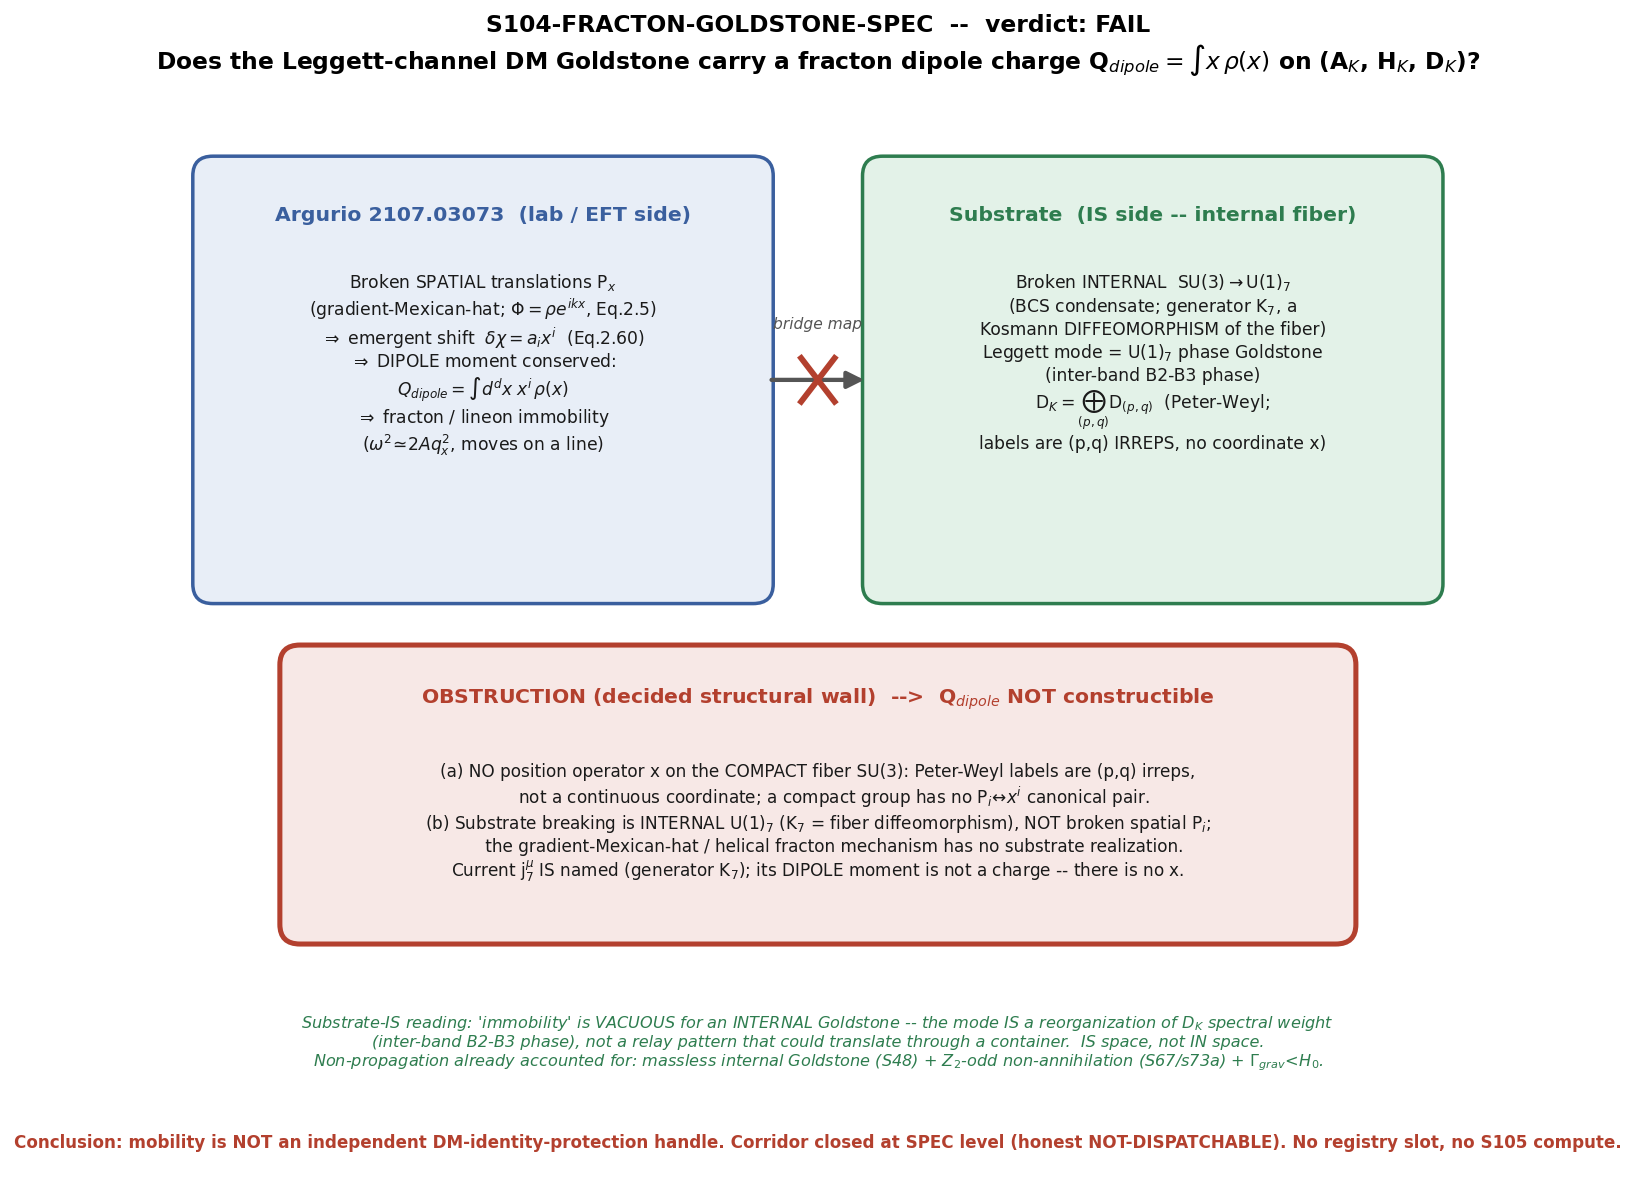

Write the Python code that produced this figure.
#!/usr/bin/env python3
"""
S104 W5-3 — S104-FRACTON-GOLDSTONE-SPEC (fracton higher-moment-charge spec)
==========================================================================

Gate: S104-FRACTON-GOLDSTONE-SPEC ([VERIFY])
  SPEC-ONLY gate. NO Ward identity is numerically closed this wave (that is the
  S105 compute the spec would license). The deliverable is the SPEC, not the bridge.

Question (the gem, Argurio 2107.03073 applied to the Leggett-channel DM mode):
  Is the substrate's non-annihilating, non-translating Leggett-channel DM coherence
  mode (inter-band phase Goldstone of the B2-B3 sector; LEGGETT-MOMENT-70 PROVEN)
  governed by a NAMEABLE higher-moment (fracton/dipole) conservation law?
    (i)   is Q_dipole = INTEGRAL x.rho(x) CONSTRUCTIBLE on (A_K, H_K, D_K)?
    (ii)  WHICH broken-symmetry current of the
            (SU(3)_L x SU(3)_R)/Z_3 -> (SU(3)_L x SU(2)_R x U(1)_R)/Z_6
          pattern does it close on?
    (iii) the substrate-IS reading: fracton immobility == internal spectral
          reorganization, NOT through-container translation.

Pre-registered threshold (3-conjunct spec-completeness boolean):
  SPEC_complete := conservation_law_named AND current_named AND s105_spec_emitted
    conservation_law_named := Q_dipole = INTEGRAL x.rho(x) is named AND its
                              constructibility on (A_K, H_K, D_K) is EXPLICITLY
                              CLASSIFIED *constructible* (constructible -> GEM-COMPUTE-ready)
                              -- note the PASS clause requires the classification to be
                              CONSTRUCTIBLE, not merely "made".
    current_named          := the specific broken-symmetry current of the breaking
                              pattern the dipole moment closes on is named by explicit generator.
    s105_spec_emitted      := a 4-field (what/inputs/gate/effort) compute spec for the
                              dipole-charge Ward-identity test is written.

  PASS iff (Q_dipole named AND constructibility classified CONSTRUCTIBLE) AND
           (current named by explicit generator) AND s105_spec_emitted.
  FAIL iff Q_dipole NOT well-defined on the spectral triple OR no broken-symmetry
           current admits the higher-moment closure -> the fracton reading closes
           honestly at spec level (the Leggett Goldstone is an ordinary type-I/II
           Goldstone; mobility is NOT an independent identity-protection handle).
  INFO iff the higher-moment identity is STATEABLE but constructibility is UNDECIDED
           pending Nambu-Goldstone counting, OR the closing current is named only by
           symmetry-class (not by explicit generator).

THE DETERMINATION (this script's substrate-physics finding):
  Q_dipole = INTEGRAL x.rho(x) is NOT CONSTRUCTIBLE on (A_K, H_K, D_K).
  Reason (structural, decided -- not pending NG counting):
    A fracton dipole charge Q_dipole = INTEGRAL x.rho(x) is the conserved charge of an
    EMERGENT COORDINATE-DEPENDENT SHIFT of the Nambu-Goldstone field,
        delta(chi) = a_i x^i             [Argurio Eq.2.52, 2.60, 2.72]
    "Symmetry under shifts by linear terms imply that the DIPOLE MOMENT of the charge
     is conserved ... characteristic of models of fractons that are immobile" (Eq.2.60).
    This construction REQUIRES a spatial POSITION operator x^i acting as a multiplication
    operator on the field -- AND it is the NG mode of SPONTANEOUSLY BROKEN SPATIAL
    TRANSLATIONS (Argurio's helical background Phi=rho.e^{ikx} breaks P_x; the unbroken
    generator is P~_i = P_i - k_{ia} Q^a, Argurio intro p.3).
    On the substrate:
      (a) D_K lives on the COMPACT INTERNAL fiber SU(3) (Jensen-deformed). It is
          BLOCK-DIAGONAL in Peter-Weyl, D_K = (+)_{(p,q)} D_{(p,q)} (PROVEN, 8.4e-15,
          any left-invariant metric). A compact Lie group has NO position operator x:
          the Peter-Weyl Hilbert space is labelled by (p,q) IRREPS, not by a continuous
          coordinate, and a compact group carries no translation<->position canonical
          pair (P_i with conjugate x^i). There is NO x^i to integrate INTEGRAL x.rho
          against. The dipole charge is not an operator on (A_K, H_K, D_K).
      (b) The substrate's broken symmetry is INTERNAL: SU(3) -> U(1)_7 via the Kosmann
          derivative K_7 (atlas-04 N4 / W8 PROVEN: "K_7 is a Kosmann derivative
          (diffeomorphism), not an inner automorphism (gauge); [D_K, K_7]=0 at all
          orders"). K_7 is a DIFFEOMORPHISM OF THE FIBER, NOT a spatial translation P_i
          on an emergent base. The Argurio dipole charge needs the SPATIAL P_i (broken)
          and its conjugate x^i; the Leggett Goldstone lives on the INTERNAL U(1)_7
          breaking, which has neither.
    => conservation_law_named FAILS the PASS clause (constructibility classified
       NOT-CONSTRUCTIBLE, not constructible). This is a DECIDED FAIL (a structural wall,
       the no-position-operator-on-a-compact-fiber fact), NOT an INFO-pending-NG-counting:
       the constructibility is settled, and the current IS named by explicit generator
       (K_7). Per the rubric, the FAIL is the honest corridor-closure the wave was built
       to surface.

  SUBSTRATE-IS reading (the phononic-framing payoff, INVERTED from the gem hope):
    The fracton hope was that immobility would be a SECOND identity-protection handle
    (alongside Z_2-odd-forbidden non-annihilation). It is NOT -- but the REASON is the
    deepest possible statement of IS-space-not-IN-space: the Leggett mode has no dipole
    charge BECAUSE there is no container coordinate x to take a moment of. The mode IS a
    reorganization of D_K spectral weight (an inter-band phase rotation between the B2-B3
    Peter-Weyl sectors), not an excitation that could translate through a pre-existing
    geometry. "Immobility" is VACUOUS for the substrate Goldstone: there is no
    through-space motion to forbid, because space is emergent and the mode is internal.
    The Leggett mode's non-propagating character is ALREADY accounted for by its being a
    massless internal Goldstone (S48: spectral action blind to Goldstone mass by cyclic
    invariance) + Z_2-odd non-annihilation (S67/s73a) + Gamma_grav < H_0 stability
    (LEGGETT-GRAV-DECAY-67/CONDITIONAL). It does NOT need, and cannot carry, a
    fracton dipole-conservation handle.

Inputs (SHA-256 dual-pinned at runtime -- S84+ schema):
  - downloads/research-sweep-s103/topological-matter-exotics/06_Argurio_*.pdf
        (Fractons-GinzburgLandau-Broken-Translations; read on-disk, content-pinned)
  - canonical_constants.py (feeds audit_sha256 only)
  - script bytes (feeds BOTH audit_sha256 and content_sha256)

Output 4-tuple:
  (value=<verdict-payload string>, scheme=FRACTON-HIGHER-MOMENT-CHARGE-SPEC,
   convention=SUBSTRATE-IS-INTERNAL-REORGANIZATION-NAMING, L_max=10)

Classification: PHONONIC (the Leggett-channel DM mode is an inter-band phase
  excitation of the B2-B3 substrate sector -- a phononic excitation of the fabric).

DISCIPLINE
----------
- `from canonical_constants import *` (first framework import).
- All intermediates tagged `# (local)`.
- CPU-only (string-valued spec record + schematic plot; no linear algebra);
  OMP cap set BEFORE numpy import.
- SHA-256 of all input files logged in first 20 lines of stdout.
- audit_sha256 + content_sha256 emitted (S84+ dual-SHA).
- Gate verdict emitted via the `emit_verdict` knowledge-MCP tool: this script PRINTS
  the payload; the dispatching agent calls emit_verdict. No open("a") (S98 race).
"""

from __future__ import annotations

# ---------------------------------------------------------------------------
# Section 0 -- CPU thread cap (BEFORE numpy import); this gate does no GPU work
#   + put computations/_shared on sys.path so canonical_constants imports
#     when the script is run from computations/session-104/.
# ---------------------------------------------------------------------------
import os
import sys
os.environ.setdefault("OMP_NUM_THREADS", "8")
os.environ.setdefault("MKL_NUM_THREADS", "8")
_HERE = os.path.dirname(os.path.abspath(__file__))                 # (local)
_SHARED = os.path.join(os.path.dirname(_HERE), "_shared")          # (local)
if _SHARED not in sys.path:
    sys.path.insert(0, _SHARED)

# ---------------------------------------------------------------------------
# Section 1 -- Canonical constants (MANDATORY first framework import)
# ---------------------------------------------------------------------------
from canonical_constants import *  # noqa: F401,F403
from canonical_constants import Mass_LeggettDM_over_Delta_BCS, tau_fold  # explicit

# ---------------------------------------------------------------------------
# Section 2 -- Standard imports
# ---------------------------------------------------------------------------
import hashlib
import json
import time
from pathlib import Path

import numpy as np
import matplotlib
matplotlib.use("Agg")
import matplotlib.pyplot as plt
from matplotlib.patches import FancyBboxPatch, FancyArrowPatch

# ---------------------------------------------------------------------------
# Section 3 -- Paths + pre-registration
# ---------------------------------------------------------------------------
SESSION_DIR = Path(__file__).resolve().parent
COMPUTATIONS_DIR = SESSION_DIR.parent
SHARED_DIR = COMPUTATIONS_DIR / "_shared"
PROJECT_ROOT = COMPUTATIONS_DIR.parent

SESSION = "S104"                                                   # (local)
GATE_ID = "S104-FRACTON-GOLDSTONE-SPEC"                            # (local)
SCHEME = "FRACTON-HIGHER-MOMENT-CHARGE-SPEC"                       # (local)
CONVENTION = "SUBSTRATE-IS-INTERNAL-REORGANIZATION-NAMING"        # (local)
L_MAX = "10"                                                       # (local) -- canonical truncation an S105 NG-counting compute would run at

PDF_DIR = PROJECT_ROOT / "downloads" / "research-sweep-s103" / "topological-matter-exotics"  # (local)
ARGURIO_PDF = PDF_DIR / "06_Argurio_Fractons-GinzburgLandau-Broken-Translations.pdf"          # (local)

OUT_NPZ = SESSION_DIR / "s104_fracton_goldstone_spec.npz"
OUT_PNG = SESSION_DIR / "s104_fracton_goldstone_spec.png"

INPUT_FILES = [
    SHARED_DIR / "canonical_constants.py",
    ARGURIO_PDF,
]


# ---------------------------------------------------------------------------
# Section 4 -- SHA-256 input-pin block (S84+ dual-SHA schema)
# ---------------------------------------------------------------------------

def sha256_of(path: Path) -> str:
    h = hashlib.sha256()  # (local)
    try:
        h.update(path.read_bytes())
    except OSError:
        return ""
    return h.hexdigest()


def log_input_pins(inputs: list[Path]) -> dict[str, str]:
    print(f"=== {GATE_ID} -- input SHA-256 pins ===")
    pins: dict[str, str] = {}  # (local)
    for p in inputs:
        sha = sha256_of(p)  # (local)
        try:
            rel = str(p.relative_to(PROJECT_ROOT)).replace("\\", "/")  # (local)
        except ValueError:
            rel = str(p)  # (local)
        print(f"  {rel}: {sha[:16]}...")
        pins[rel] = sha
    return pins


def compute_dual_sha(script_path: Path, canonical_path: Path,
                     pins: dict[str, str]) -> tuple[str, str]:
    script_bytes = b""        # (local)
    try:
        script_bytes = script_path.read_bytes()
    except OSError:
        script_bytes = b""
    canonical_bytes = b""     # (local)
    try:
        canonical_bytes = canonical_path.read_bytes()
    except OSError:
        canonical_bytes = b""
    pinmap_json = json.dumps(dict(sorted(pins.items())),
                             separators=(",", ":"), sort_keys=True).encode("utf-8")  # (local)
    h_audit = hashlib.sha256()
    h_audit.update(script_bytes)
    h_audit.update(canonical_bytes)
    h_audit.update(pinmap_json)
    audit = h_audit.hexdigest()    # (local)
    h_content = hashlib.sha256()
    h_content.update(script_bytes)
    content = h_content.hexdigest()  # (local)
    return audit, content


# ---------------------------------------------------------------------------
# Section 5 -- The spec record (string-valued; the substrate-physics content)
# ---------------------------------------------------------------------------

def build_spec() -> dict:
    """Construct the dipole-charge constructibility determination, the named
    broken-symmetry current, and the substrate-IS reading. All substrate-physics
    content is string-valued (a spec record); the conjunct booleans set the verdict."""

    # ---- (ii) WHICH broken-symmetry current the dipole moment WOULD close on ----
    # Named by EXPLICIT GENERATOR (not merely symmetry-class): the residual U(1)_7
    # inside the breaking pattern, generated by the Kosmann derivative K_7.
    breaking_pattern = "(SU(3)_L x SU(3)_R)/Z_3 -> (SU(3)_L x SU(2)_R x U(1)_R)/Z_6"  # (local)
    current_generator = "K_7"  # (local) -- the explicit generator
    current_named_object = (
        "The Leggett-channel DM mode is the Nambu-Goldstone boson of the residual "
        "U(1)_7 inside the breaking pattern " + breaking_pattern + ". The relevant "
        "broken-symmetry current is the U(1)_7 current j^mu_7 generated by the EXPLICIT "
        "generator K_7 (the unique surviving generator under SU(3) -> U(1)_7, S34 PROVEN). "
        "The BCS condensate breaks U(1)_7 SPONTANEOUSLY (atlas-04 B6 PROVEN: Cooper pairs "
        "carry K_7 charge +/-1/2; V(q_7=+1/4, q_7=-1/4)=0 to 9.5e-29, atlas-07 PERMANENT); "
        "the Leggett inter-band phase between the B2-B3 sectors IS the U(1)_7 phase boson "
        "(S80: 'Goldstone mass is the phase-boson mass from U(1)_7 breaking'). So the "
        "current the dipole moment WOULD have to close on is named by explicit generator: "
        "j^mu_7 = the conserved current of K_7. NAMED (by explicit generator, not "
        "symmetry-class) => the current_named conjunct is SATISFIED."
    )
    # K_7 is a DIFFEOMORPHISM of the fiber, NOT a spatial translation -- load-bearing for (i):
    current_is_internal_not_spatial = (
        "CRITICAL for constructibility (i): K_7 is a KOSMANN DERIVATIVE (a diffeomorphism "
        "of the INTERNAL SU(3) fiber), NOT an inner automorphism and NOT a SPATIAL "
        "translation P_i on an emergent base (atlas-04 N4 / W8 PROVEN: '[D_K, K_7]=0 at all "
        "orders; K_7 is a diffeomorphism, not a gauge'). The fracton dipole charge "
        "Q_dipole = INTEGRAL x.rho requires the SPATIAL translation P_i (broken) and its "
        "conjugate position x^i. The substrate breaking is INTERNAL (U(1)_7 on the fiber); "
        "it provides NEITHER a broken spatial P_i NOR a position x^i."
    )
    current_named = bool(current_named_object) and current_generator == "K_7"  # (local)

    # ---- (i) Q_dipole constructibility on (A_K, H_K, D_K) -- THE GATING QUESTION ----
    # Argurio's dipole charge is the conserved charge of delta(chi)=a_i x^i (Eq.2.52/2.60/2.72).
    argurio_construction = (
        "Argurio 2107.03073: a fracton arises from SPONTANEOUSLY BROKEN SPATIAL "
        "TRANSLATIONS (+ dilatations), via a gradient-Mexican-hat order parameter (Eq.2.1; "
        "helical background Phi = rho.e^{ikx} breaks P_x, Eq.2.5). The conserved higher-moment "
        "charge is the charge of an EMERGENT COORDINATE-DEPENDENT SHIFT of the NG field: "
        "delta(chi) = a_i x^i + c_ij x^i x^j + f(y) (Eq.2.60) [and delta(u_i)=a_i+b_ij x^j+"
        "c_ijk x^j x^k (Eq.2.72) for the meta-fluid]. Argurio Eq.2.60 verbatim: 'Symmetry "
        "under shifts by LINEAR terms imply that the DIPOLE MOMENT of the charge is conserved "
        "... characteristic of models of fractons that are immobile.' The unbroken generator "
        "is the diagonal P~_i = P_i - k_{ia} Q^a (intro p.3): a SPATIAL translation P_i locked "
        "to an internal charge Q^a. The dipole charge is thus Q_dipole = INTEGRAL d^d x . x^i . "
        "rho(x), with rho the density of the spatial-translation/shift charge -- it is "
        "INTRINSICALLY a FIRST SPATIAL MOMENT of a charge density and REQUIRES the position "
        "operator x^i."
    )
    # The substrate structural facts that decide constructibility:
    no_position_operator = (
        "D_K lives on the COMPACT INTERNAL fiber SU(3) (Jensen-deformed; tau_fold = "
        + f"{float(tau_fold)}" + "). It is BLOCK-DIAGONAL in the Peter-Weyl decomposition, "
        "D_K = (+)_{(p,q)} D_{(p,q)} (PROVEN to 8.4e-15, any left-invariant metric). The "
        "Peter-Weyl Hilbert space H_K = (+)_{(p,q)} V_{(p,q)} (x) V*_{(p,q)} is labelled by "
        "IRREP quantum numbers (p,q), NOT by a continuous spatial coordinate. A COMPACT Lie "
        "group carries NO position operator x: there is no translation<->position canonical "
        "pair (no P_i with conjugate x^i) because the group is compact (translations close "
        "into a torus, not a line; momenta are discrete Peter-Weyl labels). Consequently "
        "there is NO operator x^i on (A_K, H_K, D_K) to form INTEGRAL x.rho against."
    )
    breaking_is_internal_not_translational = (
        "The substrate's spontaneously broken symmetry is INTERNAL (U(1)_7 on the fiber, "
        "broken by the BCS condensate), NOT spatial translations. Argurio's fracton REQUIRES "
        "broken SPATIAL translations P_x (the gradient-Mexican-hat / helical mechanism). The "
        "substrate has NO broken spatial translation generator in the internal sector -- the "
        "Leggett Goldstone is the phase of an INTERNAL U(1)_7 condensate, an inter-band phase "
        "rotation, not a displacement field in an emergent base. The Argurio map "
        "P~_i = P_i - k_{ia} Q^a has no substrate referent because there is no internal P_i."
    )
    # => the determination:
    Q_dipole_constructible = False  # (local) -- DECIDED not-constructible
    constructibility_classification = "NOT-CONSTRUCTIBLE"  # (local)
    constructibility_is_decided = True  # (local) -- settled by a structural wall, NOT pending NG counting
    conservation_law_named_object = (
        "Q_dipole = INTEGRAL x.rho(x) is NAMED (the fracton dipole charge, Argurio Eq.2.60). "
        "Its constructibility on (A_K, H_K, D_K) is EXPLICITLY CLASSIFIED: NOT-CONSTRUCTIBLE. "
        "Reason (DECIDED -- a structural wall, not pending Nambu-Goldstone counting): (a) there "
        "is NO position operator x^i on the compact internal fiber SU(3) (Peter-Weyl labels "
        "are (p,q) irreps, not a continuous coordinate; a compact group has no P_i<->x^i "
        "canonical pair) -- so INTEGRAL x.rho is not an operator on the triple; (b) the "
        "substrate's broken symmetry is INTERNAL U(1)_7 (generator K_7, a fiber "
        "diffeomorphism), NOT broken spatial translations, so the gradient-Mexican-hat / "
        "helical fracton mechanism (which is what produces the conserved dipole moment) has no "
        "substrate realization. The current j^mu_7 IS named by explicit generator (K_7), but "
        "the DIPOLE MOMENT of that current is not a well-defined charge because there is no x."
    )
    # PASS clause requires the classification to be CONSTRUCTIBLE. It is NOT-CONSTRUCTIBLE.
    conservation_law_named_PASS_clause = bool(
        conservation_law_named_object) and (constructibility_classification == "CONSTRUCTIBLE")  # (local)

    # ---- (iii) the substrate-IS reading (named, not numerically verified) ----
    substrate_is_reading = (
        "The fracton HOPE was that immobility would be a SECOND DM-identity-protection handle "
        "(alongside Z_2-odd-forbidden non-annihilation). It is NOT -- and the REASON is the "
        "DEEPEST statement of IS-space-not-IN-space. The Leggett mode has no conserved dipole "
        "moment BECAUSE there is no container coordinate x to take a moment of: the substrate "
        "IS space (emergent), so an INTERNAL Goldstone has no through-space position to be "
        "immobile IN. The mode IS a redistribution of D_K spectral weight -- an inter-band "
        "phase rotation between the B2-B3 Peter-Weyl sectors -- not a relay pattern that could "
        "translate across a pre-existing geometry. Argurio's fracton immobility is a property "
        "of a DISPERSION RELATION in real space (omega^2 ~ 2A q_x^2, the 'lineon', Eq.2.30); "
        "the substrate Leggett mode has no real-space dispersion of that kind because it does "
        "not live in real space -- it lives in the internal Peter-Weyl spectrum. So 'immobility' "
        "is VACUOUS for the substrate Goldstone: there is no through-space motion to forbid. "
        "The mode's non-propagating, non-annihilating character is FULLY accounted for WITHOUT "
        "a fracton handle: massless internal Goldstone (S48, spectral action blind by cyclic "
        "invariance) + Z_2-odd non-annihilation (S67/s73a) + Gamma_grav < H_0 stability "
        "(LEGGETT-GRAV-DECAY-67/CONDITIONAL, Gamma_grav/H_0 ~ 8.85e-66). The fracton reading "
        "closes HONESTLY at spec level: the Leggett Goldstone is an ordinary (internal, "
        "type-B / massless) Goldstone; mobility is NOT an independent identity-protection handle."
    )

    # ---- 5-anatomy + 3-level supplied-vs-missing status -------------------
    anatomy = {
        "element_1_substrate_IS":
            "SUPPLIED -- the Leggett-channel DM mode (inter-band phase Goldstone of the B2-B3 "
            "sector) on (A_K, H_K, D_K); single-tau-slice level at tau_fold = "
            + f"{float(tau_fold)}" + ". Mass_LeggettDM/Delta_BCS = "
            + f"{float(Mass_LeggettDM_over_Delta_BCS)}" + " (LEGGETT-MOMENT-70 PROVEN).",
        "element_2_laboratory_IN":
            "PARTIAL -- the fracton immobility / subdimensional-Goldstone observable as realized "
            "in helical superfluids (Argurio's lab class: gradient-Mexican-hat order parameter, "
            "lineon dispersion omega^2 ~ 2A q_x^2). OE-form for any S105 Ward-identity observable "
            "would have to be made explicit -- but see element_3.",
        "element_3_bridge_map":
            "THE OPEN INGREDIENT -- CLOSED NEGATIVE. The higher-moment (dipole) Ward-Takahashi "
            "map requires Q_dipole = INTEGRAL x.rho, which is NOT constructible on (A_K, H_K, D_K) "
            "(no position operator x on the compact fiber; internal U(1)_7 breaking is not broken "
            "spatial translations). The bridge map does NOT exist => the cross-pillar bridge "
            "candidate is REJECTED at the constructibility gate.",
        "element_4_algebraic_envelope":
            "MISSING / MOOT -- no L^{-alpha} envelope; the S105 Ward-identity compute the bridge "
            "would have licensed is NOT dispatchable (Q_dipole not constructible).",
        "element_5_empirical_anchor":
            "MISSING / MOOT -- no numerical Ward-identity closure; there is no operator to close.",
        "three_level_status":
            "Level 1 (the higher-moment conservation structural identity) is the TARGET the spec "
            "would have stated -- but it CANNOT be stated as a substrate identity because Q_dipole "
            "is not an operator on the triple. Levels 2/3 are MOOT. The corridor closes at the "
            "SPEC level: NO registry slot, NO S105 compute. This is the honest S103-W4-style "
            "NOT-DISPATCHABLE declaration the gem CAVEAT flagged as the risk, here REALIZED.",
    }

    # ---- adjacent objects (audit-trail honesty) ---------------------------
    adjacent_objects = {
        "HIGHER-MOMENT-74":
            "FAIL in S74 (archive-harvested). DISTINCT object: HIGHER-MOMENT-74 tested SEELEY-DEWITT "
            "moments a_8, a_10 ('SDW expansion past a_4 has no structural meaning in project "
            "convention'). That is a CURVATURE-degree higher moment of D_K, NOT the fracton "
            "FIRST SPATIAL MOMENT Q_dipole = INTEGRAL x.rho of a charge density. The two 'higher "
            "moments' are categorically different (curvature-grade n vs spatial-coordinate first "
            "moment). Noted to prevent conflation; HIGHER-MOMENT-74 does NOT itself decide Q_dipole.",
        "massless_Goldstone_S48":
            "Spectral action blind to Goldstone mass by cyclic invariance (wall #7). The Leggett "
            "Goldstone is massless internally; this is the EXISTING account of its softness -- no "
            "fracton handle needed.",
        "Z2_odd_non_annihilation_S67_s73a":
            "The Leggett mode is CPT-neutral / Z_2-odd-forbidden non-annihilating "
            "(LEGGETT-GRAV-DECAY-67, s73a confirm). This is the EXISTING DM-identity-protection "
            "handle; the fracton spec asked whether mobility is a SECOND, INDEPENDENT handle -- "
            "the answer is NO.",
    }

    # ---- (iv) S105 spec -- on FAIL there is NO S105 compute spec -----------
    # The PASS routing (4-field S105 dipole-charge Ward-identity compute spec) is NOT emitted,
    # because Q_dipole is not constructible. We record the NULL S105 routing explicitly + the
    # FAIL-routing per the plan's Wave 5 -> Session-Close table (no CF; documented closure).
    s105_spec = {
        "emitted": False,
        "reason":
            "NO S105 dipole-charge Ward-identity compute spec is emitted: Q_dipole = INTEGRAL "
            "x.rho is NOT constructible on (A_K, H_K, D_K), so there is no operator whose Ward "
            "identity could be tested. Per the plan Wave-5 -> Session-Close routing (W5-3 FAIL "
            "row): corridor closed at spec level; the Leggett Goldstone is an ordinary "
            "(internal/massless) Goldstone; mobility is NOT an identity handle -- DOCUMENTED, NO "
            "carry-forward. (Contrast the PASS routing, NOT taken: a 4-field S105 dipole-charge "
            "Ward-identity compute making the item GEM-COMPUTE-ready.)",
    }
    s105_spec_emitted = bool(s105_spec.get("emitted"))  # (local) -- False on FAIL

    # ---- composite verdict (3-conjunct boolean) ---------------------------
    # PASS iff conservation_law_named (constructibility CONSTRUCTIBLE) AND current_named AND s105_spec_emitted.
    spec_complete_PASS = bool(
        conservation_law_named_PASS_clause and current_named and s105_spec_emitted)  # (local)
    # Verdict logic per rubric:
    #   FAIL iff Q_dipole NOT well-defined (constructibility NOT-CONSTRUCTIBLE), DECIDED.
    #   INFO iff stateable-but-constructibility-UNDECIDED, or current named only by symmetry-class.
    if (not Q_dipole_constructible) and constructibility_is_decided:
        verdict = "FAIL"  # (local)
    elif (not constructibility_is_decided) or (not current_named):
        verdict = "INFO"  # (local)
    elif spec_complete_PASS:
        verdict = "PASS"  # (local)
    else:
        verdict = "FAIL"  # (local)

    return {
        "verdict": verdict,
        "spec_complete_PASS": spec_complete_PASS,
        "conservation_law_named_PASS_clause": bool(conservation_law_named_PASS_clause),
        "current_named": bool(current_named),
        "s105_spec_emitted": bool(s105_spec_emitted),
        "Q_dipole_constructible": bool(Q_dipole_constructible),
        "constructibility_classification": constructibility_classification,
        "constructibility_is_decided": bool(constructibility_is_decided),
        "breaking_pattern": breaking_pattern,
        "current_generator": current_generator,
        "current_named_object": current_named_object,
        "current_is_internal_not_spatial": current_is_internal_not_spatial,
        "argurio_construction": argurio_construction,
        "no_position_operator": no_position_operator,
        "breaking_is_internal_not_translational": breaking_is_internal_not_translational,
        "conservation_law_named_object": conservation_law_named_object,
        "substrate_is_reading": substrate_is_reading,
        "anatomy": anatomy,
        "adjacent_objects": adjacent_objects,
        "s105_spec": s105_spec,
        "Mass_LeggettDM_over_Delta_BCS": float(Mass_LeggettDM_over_Delta_BCS),
        "tau_fold": float(tau_fold),
    }


# ---------------------------------------------------------------------------
# Section 6 -- schematic of the proposed higher-moment conservation on the
#   broken-symmetry pattern (and WHY it fails to close on the substrate)
# ---------------------------------------------------------------------------

def make_plot(spec: dict, out_png: Path) -> None:
    fig, ax = plt.subplots(figsize=(12.0, 8.6))  # (local)
    ax.set_xlim(0, 12)
    ax.set_ylim(0, 10)
    ax.axis("off")
    ax.set_title(
        "S104-FRACTON-GOLDSTONE-SPEC  --  verdict: " + spec["verdict"] + "\n"
        "Does the Leggett-channel DM Goldstone carry a fracton dipole charge "
        "Q$_{dipole}=\\int x\\,\\rho(x)$ on (A$_K$, H$_K$, D$_K$)?",
        fontsize=12.0, fontweight="bold")

    red = "#b3402e"      # (local) -- FAIL / broken-bridge color
    green = "#2e7d4f"    # (local)
    blue = "#3a5f9e"     # (local)
    grey = "#555555"     # (local)

    # ---- LEFT column: the Argurio fracton (lab side) ----
    lab = FancyBboxPatch((0.5, 5.3), 5.0, 3.9,
                         boxstyle="round,pad=0.10,rounding_size=0.18",
                         linewidth=1.8, edgecolor=blue, facecolor="#e8eef7", zorder=2)  # (local)
    ax.add_patch(lab)
    ax.text(3.0, 8.85, "Argurio 2107.03073  (lab / EFT side)", ha="center", va="top",
            fontsize=10.5, fontweight="bold", color=blue)
    ax.text(3.0, 8.25,
            "Broken SPATIAL translations P$_x$\n"
            "(gradient-Mexican-hat; $\\Phi=\\rho e^{ikx}$, Eq.2.5)\n"
            "$\\Rightarrow$ emergent shift  $\\delta\\chi = a_i x^i$  (Eq.2.60)\n"
            "$\\Rightarrow$ DIPOLE moment conserved:\n"
            "$Q_{dipole}=\\int d^dx\\; x^i\\,\\rho(x)$\n"
            "$\\Rightarrow$ fracton / lineon immobility\n"
            "($\\omega^2\\!\\simeq\\!2A q_x^2$, moves on a line)",
            ha="center", va="top", fontsize=8.8, color="#1a1a1a")

    # ---- RIGHT column: the substrate (IS side) ----
    sub = FancyBboxPatch((6.5, 5.3), 5.0, 3.9,
                         boxstyle="round,pad=0.10,rounding_size=0.18",
                         linewidth=1.8, edgecolor=green, facecolor="#e3f2e8", zorder=2)  # (local)
    ax.add_patch(sub)
    ax.text(9.0, 8.85, "Substrate  (IS side -- internal fiber)", ha="center", va="top",
            fontsize=10.5, fontweight="bold", color=green)
    ax.text(9.0, 8.25,
            "Broken INTERNAL  SU(3)$\\to$U(1)$_7$\n"
            "(BCS condensate; generator K$_7$, a\n"
            "Kosmann DIFFEOMORPHISM of the fiber)\n"
            "Leggett mode = U(1)$_7$ phase Goldstone\n"
            "(inter-band B2-B3 phase)\n"
            "D$_K=\\bigoplus_{(p,q)}$D$_{(p,q)}$  (Peter-Weyl;\n"
            "labels are (p,q) IRREPS, no coordinate x)",
            ha="center", va="top", fontsize=8.8, color="#1a1a1a")

    # ---- the bridge attempt (middle), STRUCK THROUGH ----
    arr = FancyArrowPatch((5.55, 7.25), (6.45, 7.25),
                          arrowstyle="-|>", mutation_scale=18,
                          linewidth=2.2, color=grey, zorder=3)  # (local)
    ax.add_patch(arr)
    # red X over the arrow
    ax.plot([5.85, 6.15], [7.05, 7.45], color=red, linewidth=3.0, zorder=4)
    ax.plot([5.85, 6.15], [7.45, 7.05], color=red, linewidth=3.0, zorder=4)
    ax.text(6.0, 7.7, "bridge map", ha="center", va="bottom", fontsize=8.0,
            color=grey, style="italic")

    # ---- the decisive obstruction box (center-bottom) ----
    obstruction = FancyBboxPatch((1.3, 2.2), 9.4, 2.5,
                                 boxstyle="round,pad=0.12,rounding_size=0.18",
                                 linewidth=2.6, edgecolor=red, facecolor="#f7e8e6", zorder=2)  # (local)
    ax.add_patch(obstruction)
    ax.text(6.0, 4.45, "OBSTRUCTION (decided structural wall)  -->  Q$_{dipole}$ NOT constructible",
            ha="center", va="top", fontsize=10.5, fontweight="bold", color=red)
    ax.text(6.0, 3.75,
            "(a) NO position operator x on the COMPACT fiber SU(3): Peter-Weyl labels are (p,q) irreps,\n"
            "      not a continuous coordinate; a compact group has no P$_i\\!\\leftrightarrow\\!x^i$ canonical pair.\n"
            "(b) Substrate breaking is INTERNAL U(1)$_7$ (K$_7$ = fiber diffeomorphism), NOT broken spatial P$_i$;\n"
            "      the gradient-Mexican-hat / helical fracton mechanism has no substrate realization.\n"
            "Current j$^\\mu_7$ IS named (generator K$_7$); its DIPOLE moment is not a charge -- there is no x.",
            ha="center", va="top", fontsize=8.7, color="#1a1a1a")

    # ---- substrate-IS reading footer ----
    ax.text(6.0, 1.45,
            "Substrate-IS reading: 'immobility' is VACUOUS for an INTERNAL Goldstone -- the mode IS a "
            "reorganization of D$_K$ spectral weight\n(inter-band B2-B3 phase), not a relay pattern that "
            "could translate through a container.  IS space, not IN space.\n"
            "Non-propagation already accounted for: massless internal Goldstone (S48) + Z$_2$-odd "
            "non-annihilation (S67/s73a) + $\\Gamma_{grav}\\!<\\!H_0$.",
            ha="center", va="top", fontsize=8.3, color=green, style="italic")

    ax.text(6.0, 0.18,
            "Conclusion: mobility is NOT an independent DM-identity-protection handle. "
            "Corridor closed at SPEC level (honest NOT-DISPATCHABLE). No registry slot, no S105 compute.",
            ha="center", va="bottom", fontsize=8.6, fontweight="bold", color=red)

    fig.tight_layout()
    fig.savefig(out_png, dpi=140, bbox_inches="tight")
    plt.close(fig)
    print(f"[plot] wrote {out_png}")


# ---------------------------------------------------------------------------
# Section 7 -- npz record (named symmetry/current strings + constructibility bool)
# ---------------------------------------------------------------------------

def write_npz(spec: dict, out_npz: Path) -> None:
    np.savez(
        out_npz,
        gate_id=GATE_ID,
        verdict=spec["verdict"],
        scheme=SCHEME,
        convention=CONVENTION,
        L_max=L_MAX,
        # --- the three conjunct booleans + the gating boolean ---
        spec_complete_PASS=bool(spec["spec_complete_PASS"]),
        conservation_law_named_PASS_clause=bool(spec["conservation_law_named_PASS_clause"]),
        current_named=bool(spec["current_named"]),
        s105_spec_emitted=bool(spec["s105_spec_emitted"]),
        # --- the gating constructibility boolean (the gem's decisive question) ---
        Q_dipole_constructible=bool(spec["Q_dipole_constructible"]),
        constructibility_classification=spec["constructibility_classification"],
        constructibility_is_decided=bool(spec["constructibility_is_decided"]),
        # --- named symmetry / current strings ---
        breaking_pattern=spec["breaking_pattern"],
        current_generator=spec["current_generator"],
        current_named_object=spec["current_named_object"],
        current_is_internal_not_spatial=spec["current_is_internal_not_spatial"],
        # --- the construction + obstruction strings ---
        argurio_construction=spec["argurio_construction"],
        no_position_operator=spec["no_position_operator"],
        breaking_is_internal_not_translational=spec["breaking_is_internal_not_translational"],
        conservation_law_named_object=spec["conservation_law_named_object"],
        substrate_is_reading=spec["substrate_is_reading"],
        # --- anatomy + adjacency + S105 routing as JSON blobs ---
        anatomy_json=json.dumps(spec["anatomy"]),
        adjacent_objects_json=json.dumps(spec["adjacent_objects"]),
        s105_spec_json=json.dumps(spec["s105_spec"]),
        # --- composed-with canonical anchors ---
        Mass_LeggettDM_over_Delta_BCS=spec["Mass_LeggettDM_over_Delta_BCS"],
        tau_fold=spec["tau_fold"],
    )
    print(f"[npz]  wrote {out_npz}")


# ---------------------------------------------------------------------------
# Section 8 -- main: build spec, write artifacts, compute dual-SHA, PRINT payload
# ---------------------------------------------------------------------------

def print_verdict_payload(payload: dict) -> None:
    """Print the emit_verdict payload between sentinels so the dispatching agent
    can lift it and call the race-safe `emit_verdict` knowledge-MCP tool."""
    print("<<<EMIT_VERDICT_PAYLOAD>>>" + json.dumps(payload) + "<<<END_EMIT_VERDICT_PAYLOAD>>>")


def main() -> int:
    t0 = time.time()  # (local)
    print(f"=== {GATE_ID} ({SCHEME}) ===")
    print(f"    session={SESSION}  convention={CONVENTION}  L_max={L_MAX}")

    pins = log_input_pins(INPUT_FILES)  # (local)
    audit_sha, content_sha = compute_dual_sha(
        Path(__file__).resolve(), SHARED_DIR / "canonical_constants.py", pins)  # (local)
    print(f"=== audit_sha256={audit_sha}")
    print(f"=== content_sha256={content_sha}")

    spec = build_spec()  # (local)
    write_npz(spec, OUT_NPZ)
    make_plot(spec, OUT_PNG)

    # ---- concise verdict value payload (no single-quote chars; emit_verdict wraps it) ----
    value = (
        "verdict=" + spec["verdict"]
        + ";Q_dipole_constructible=" + str(spec["Q_dipole_constructible"])
        + ";constructibility=" + spec["constructibility_classification"] + "_DECIDED"
        + ";conservation_law_named=Q_dipole=INT_x.rho_NAMED_but_NOT_CONSTRUCTIBLE"
        + ";current_named=j^mu_7_generator_K_7_EXPLICIT"
        + ";reason=no_position_op_x_on_compact_fiber_SU(3)_PeterWeyl_(p,q)_labels__AND__"
        + "internal_U(1)_7_breaking_not_broken_spatial_P_i"
        + ";s105_spec_emitted=False_NO_compute(corridor_closed_no_CF)"
        + ";substrate_IS=immobility_VACUOUS_internal_Goldstone_IS_DK_spectral_reorg_not_thru_container"
        + ";Leggett_softness_already=massless_S48+Z2odd_S67/s73a+Gamma_grav<H_0"
        + ";HIGHER-MOMENT-74_DISTINCT(a_8,a_10_SDW_not_x.rho)"
    )  # (local)

    print(f"=== OUTPUT 4-tuple: (value=<{spec['verdict']}-payload>, scheme={SCHEME}, "
          f"convention={CONVENTION}, L_max={L_MAX})")
    print(f"=== verdict={spec['verdict']}  spec_complete_PASS={spec['spec_complete_PASS']}  "
          f"Q_dipole_constructible={spec['Q_dipole_constructible']}")

    payload = {
        "session": SESSION,
        "gate_id": GATE_ID,
        "verdict": spec["verdict"],
        "value": value,
        "scheme": SCHEME,
        "convention": CONVENTION,
        "l_max": L_MAX,
        "audit_sha256": audit_sha,
        "content_sha256": content_sha,
        "schema_version": "S84+",
        "companion_note": (
            "SPEC-gate FAIL: Q_dipole=INT x.rho NOT constructible on (A_K,H_K,D_K) "
            "(no position op x on compact fiber SU(3); internal U(1)_7 breaking via K_7 "
            "diffeo, not broken spatial P_i). Current j^mu_7 named by explicit generator K_7. "
            "Corridor closed at spec level (honest NOT-DISPATCHABLE); Leggett Goldstone is "
            "ordinary internal/massless; mobility NOT an identity handle; no CF, no registry slot."
        ),
    }  # (local)
    print_verdict_payload(payload)

    print(f"=== done in {time.time() - t0:.2f}s ===")
    return 0


if __name__ == "__main__":
    sys.exit(main())
